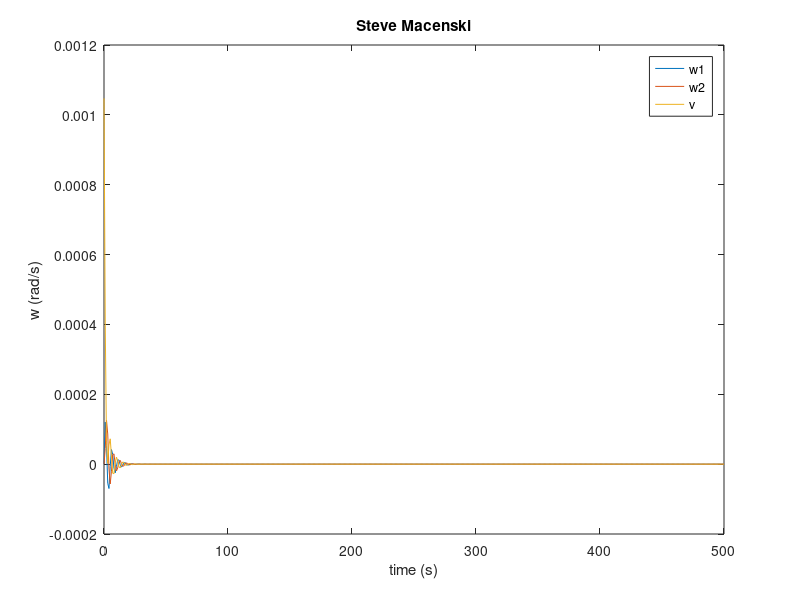

Reproduce this figure in MATLAB.
function hw3_prob5
clf;
% %%
%
% YOUR CODE HERE TO DEFINE THE INITIAL CONDITIONS AND THE MOMENT OF INERTIA
% MATRIX AND THE TIME REQUIRED FOR SPIN-UP 
%
R0 = [1 0 0;0 1 0; 0 0 1]; %initially aligned so it is an identity matrix
woz = .0010471975; %rad/s
w0 = [0;0;woz]; %initial spin conditions 
J = [4.83 0 0; 0 4.83 0; 0 0 10]; %moment of inertia 
Jd = 1; 
n = 10.4719; %rad/s
c = 1;
tMax = 500; 
%
% %%

% DEFINE THE TIME INTERVAL
tRate = 1;
t = linspace(0,tMax,tMax*tRate);
t1 = linspace(0,tMax,8886);

% INTEGRATE THE ANGULAR RATE EQUATIONS **AND** EULER'S EQUATIONS
[t,x] = ode45(@(t,x) f(t,x,J,Jd,n,c,t1),t,[RtoX(R0); w0]);  

% % CREATE A BOX AND SOME AXES
% Hb = 1;
% Mb = 6*(J(1,1)+J(2,2)-J(3,3))/(Hb^2);
% Wb = sqrt((6/Mb)*(J(1,1)-J(2,2)+J(3,3)));
% Lb = sqrt((6/Mb)*(-J(1,1)+J(2,2)+J(3,3)));
% [p1,faces,colors] = makebox(Lb,Wb,Hb);
% pAxis = [0 0; 0 0; 0 1];
% pAngVel = [zeros(3,1) w0/norm(w0)];
% pAngMom = [zeros(3,1) J*w0/norm(J*w0)];
% 
% % SETUP THE PLOT
% figure(2);
% clf;
% axis(1.25*[-1 1 -1 1 -1 1]);
% axis equal;
% hold on;
% plot3(0,0,0,'k.','markersize',16);
% hAxis = line(pAxis(1,:),pAxis(2,:),pAxis(3,:));
% set(hAxis,'linewidth',2,'color','r');
% hAngVel = line(pAngVel(1,:),pAngVel(2,:),pAngVel(3,:));
% set(hAngVel,'linewidth',2,'color','g');
% hAngMom = line(pAngMom(1,:),pAngMom(2,:),pAngMom(3,:));
% set(hAngMom,'linewidth',2,'color','b');
% hBox = patch('Vertices',p1','Faces',faces,...
%           'CData',colors,'FaceColor','flat');
% hTitle = title(sprintf('t = %4.2f',0));
% lighting flat
% light('Position',[0 -2 -1])
% light('Position',[0 -2 1])
% xlabel('x');
% ylabel('y');
% zlabel('z');


            % % ANIMATE THE RESULTS (Not required)
            % w = x(:,10:end);
            % x = x(:,1:9);
            % firsttime = 1;
            % i = 1;
            % dt = max(t)/(length(t)-1);
            % tic;
            % while (i<length(t))
            %     if (toc > dt)
            %         tic;
            %         i = i+1;
            %         R = XtoR(x(i,:));
            %         p0 = R*p1;
            %         set(hBox,'Vertices',p0');
            %         pAxis0 = R*pAxis;
            %         pAngVel = [zeros(3,1) w(i,:)'/norm(w(i,:)')];
            %         pAngVel0 = R*pAngVel;
            %         pAngMom = [zeros(3,1) J*(w(i,:)')/norm(J*(w(i,:)'))];
            %         pAngMom0 = R*pAngMom;
            %         set(hAxis,'xdata',pAxis0(1,:),'ydata',pAxis0(2,:),'zdata',pAxis0(3,:));
            %         set(hAngVel,'xdata',pAngVel0(1,:),'ydata',pAngVel0(2,:),'zdata',pAngVel0(3,:));
            %         set(hAngMom,'xdata',pAngMom0(1,:),'ydata',pAngMom0(2,:),'zdata',pAngMom0(3,:));
            %         set(hTitle,'string',sprintf('t = %4.2f',t(i)));
            %         
            %         if (firsttime)
            %             firsttime=0;
            %             pause(0.5);
            %         end
            %         drawnow;
            %     end
            % end

%PLOT OMEGA AS A FUNCTION OF TIME (added) This runs once. 

figure(1) 
plot(t,x(:,10),t,x(:,11),t,x(:,12)); 
title('Steve Macenski')
ylabel('w (rad/s)')
xlabel('time (s)')
legend('w1','w2','v')

function xdot = f(t,x,J,Jd,n,c,t1)
workspace;
R = XtoR(x(1:9,1));
w = x(10:end,1);
% %%

% YOUR CODE HERE TO COMPUTE Rdot and wdot 

Jt = J(1,1);
Ja = J(3,3);
Jd = Jd;
n = n; 

% wdot now is [w1dot w2dot vdot] NOT w3dot
Rdot = R*skew(w,n);

A = [0, -n*(Ja-Jt)/Jt, n*Jd/Jt; n*(Ja-Jt)/(Jt-Jd), 0, c/(Jt-Jd); -n*(Ja-Jt)/(Jt-Jd), 0, -c*Jt/(Jd*(Jt-Jd))]; %3x3

w = [w(1); w(2); w(3)];

wdot = A*w;

fprintf('time: %f\n',t);

 xdot = [RtoX(Rdot); wdot];

function S = skew(w,n)
S = [0 -n w(2); n 0 -w(1); -w(2) w(1) 0];

function X = RtoX(R)
X = reshape(R,9,1);

function R = XtoR(X)
R = reshape(X,3,3);

function [verts,faces,colors] = makebox(x,y,z)
verts = [0 x x 0 0 x x 0; 0 0 0 0 y y y y; 0 0 z z 0 0 z z];
verts = verts - repmat([x/2; y/2; z/2],1,size(verts,2));
faces = [1 2 3 4; 2 6 7 3; 6 5 8 7; 5 1 4 8; 4 3 7 8; 5 6 2 1];
colors(:,:,1) = 1*ones(1,size(faces,1));
colors(:,:,2) = 1*ones(1,size(faces,1));
colors(:,:,3) = 0*ones(1,size(faces,1));
colors(1,5,1) = 1;
colors(1,5,2) = 0;
colors(1,5,3) = 0;
colors(1,3,1) = 0;
colors(1,3,2) = 0;
colors(1,3,3) = 1;
colors(1,2,1) = 0;
colors(1,2,2) = 1;
colors(1,2,3) = 0;



